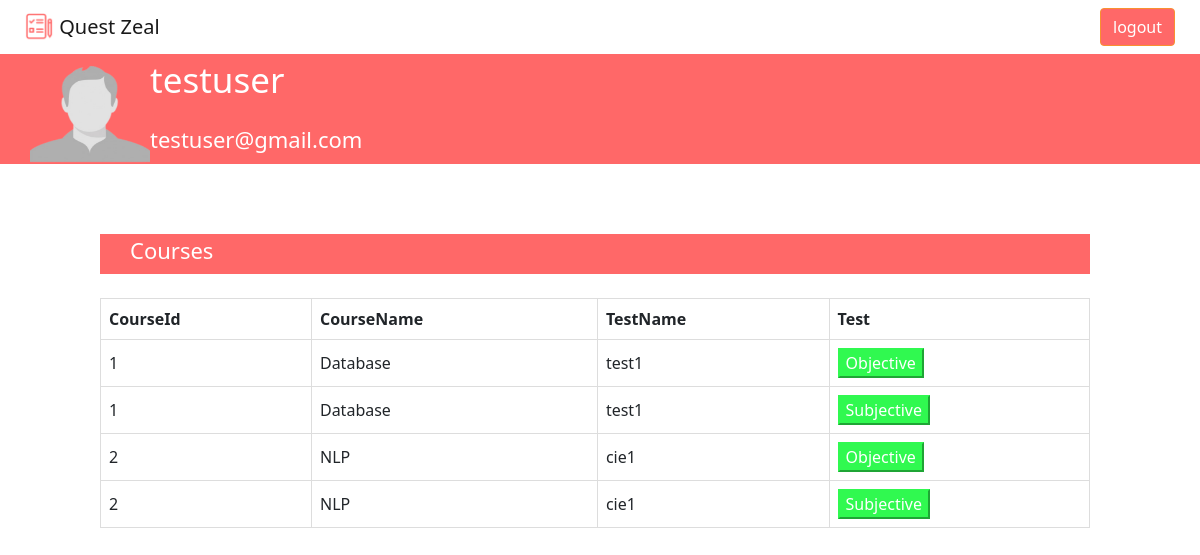
Before: /studentDashboard (signed in) with the older database file.
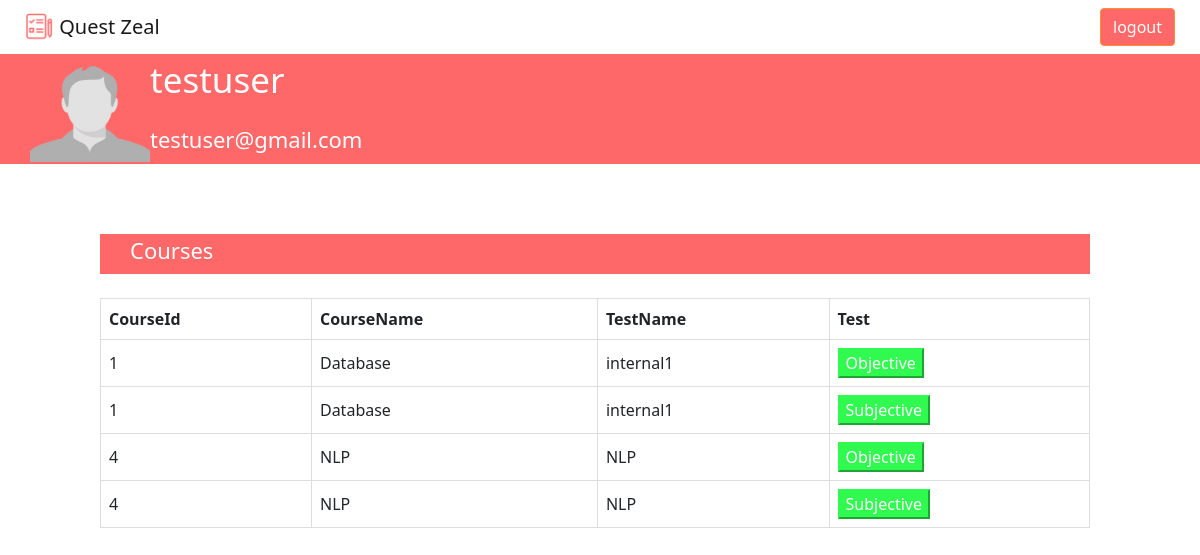
After: the same page with the newer database file.
### app/models.py (models this page shows, shortened)
class Users(db.Model, UserMixin):
    __tablename__ = 'Users'
    id       = db.Column(db.Integer,     primary_key=True)
    user     = db.Column(db.String(64),  unique = True)
    email    = db.Column(db.String(120), unique = True)
    password = db.Column(db.String(500))

class Tests(db.Model):
    __tablename__ = 'Tests'
    id = db.Column(db.Integer, primary_key=True)
    course_name = db.Column(db.String(20), unique=False, nullable=False)
    test_name = db.Column(db.String(20), unique=False, nullable=False)
    file_name = db.Column(db.String(20), unique=False, nullable=False)

### app/views.py (the view)
@app.route('/studentDashboard')
@login_required
def studentDashboard():
    tests = Tests.query.all()
    temp_tests = []
    for data in range(0,len(tests)):
        temp_tests.append([tests[data].id, tests[data].course_name, tests[data].test_name,"Objective", False])
        temp_tests.append([tests[data].id, tests[data].course_name, tests[data].test_name, "Subjective", False])
    students = Students.query.all()
    for data in range(0,len(temp_tests)):
        for ele in range(0,len(students)):
            if students[ele].course_id == temp_tests[data][0] and students[ele].test_name == temp_tests[data][2] and students[ele].type == temp_tests[data][3]:
                temp_tests[data][4]=True
    if current_user.user == "admin":
        return render_template('page-404.html'), 404
    else :
        return render_template( 'studentDashboard.html',name = current_user.user , email= current_user.email, temp_tests=temp_tests, students = students, tests=tests)

### app/views.py (called while the page is built)
@lm.user_loader
def load_user(user_id):
    return Users.query.get(int(user_id))

### app/templates/studentDashboard.html (shortened to what this page needs)
<!DOCTYPE html>
<html lang="en">
  <head>
    <link
      rel="stylesheet"
      href="https://cdn.jsdelivr.net/npm/bootstrap@5.1.1/dist/css/bootstrap.min.css"
    />
    <link rel="stylesheet" href="/static/assets/css/studentDashboard.css" />
  </head>
  <body>
    <main>
      <nav class="navbar navbar-light ">
        <div class="text col-12 col-md-9 px-4">
          <a class="navbar-brand" href="/">
            <img src="/static/assets/images/logo.png" width="30" height="30" class="d-inline-block align-top">
            Quest Zeal
          </a>
        </div>
        <div class="col-6 col-md-3 d-flex flex-row">
          <div class="Logout">
            <a href="/logout" type="button" class="btn homepageButton">logout</a>
          </div>
        </div>
      </nav>
      <div class="header">
        <img src="/static/assets/images/pp.png" align="left" width="120" height="120" class="d-inline-block align-top">
        <p class="prfname"> {{name}} </p>
        <p>{{email}}
        </p>
      </div>
      <div class="maindashboard">
          <div>
            <div>
              {% if tests%}
              <div class="header2">
                <p> Courses </p>
              </div>
              <br />
              <table>
                <thead>
                  <th>CourseId</th>
                  <th>CourseName</th>
                  <th>TestName</th>
                  <th>Test</th>
                </thead>
                {% for data in temp_tests %}
                <tbody>
                  <td>{{data[0]}}</td>
                  <td>{{data[1]}}</td>
                  <td>{{data[2]}}</td>
                  {%if data[3] =="Objective" %} {%if data[4] == True %}
                  <td> <a><button class="btn">Attended</button></a></td>
                  {%else%}
                  <td>
                    <a href="/Objective_QA_Generation/{{data[0]}}"
                      ><button class = "btn1">Objective</button></a
                    >
                  </td>
                  {%endif%} {%else %} {%if data[4] == True%}
                  <td><a><button class="btn">Attended</button></a></td>
                  {%else%}
                  <td>
                    <a href="/Subjective_Questions/{{data[0]}}"
                      ><button class="btn1">Subjective</button></a
                    >
                  </td>
                  {%endif%} {%endif%}
                </tbody>
                {% endfor%}
                {%endif%}
              </table>
            </div>
          </div>
          <div class="d-grid gap-2 d-sm-flex justify-content">
          </div>
        </div>
    </main>
  </body>
</html>

### app/static/assets/css/studentDashboard.css (style rules this page uses)
table { border-collapse: collapse; width: 90%; }
td, th { border: 1px solid #dddddd; text-align: left; padding: 8px; }
.prfname { font-size: 35px; color: white; }
.header { padding-left: 30px; text-align: left; background: #FF6868; color: white; font-size: 22px; width: 100%; height: 110px; }
.header2 { padding-left: 30px; text-align: left; background: #FF6868; color: white; font-size: 22px; width: 90%; height: 40px; }
.Logout { padding-left: 200px; float: right; padding-right: 50px; }
.btn { background-color: #F99030; color: white; border-color: #F99030; }
.btn1 { background-color: #30F950; border-color: #30F950; color: white; }
.homepageButton { background-color: #ff6868; color: white; }
.maindashboard { padding-top: 70px; padding-left: 100px; }

Changed rows visible on the page:
removed Tests: id "2", course_name "NLP", test_name "cie1"
changed Tests "Database": test_name "test1" → "internal1"
added Tests: id "4", course_name "NLP", test_name "NLP"
